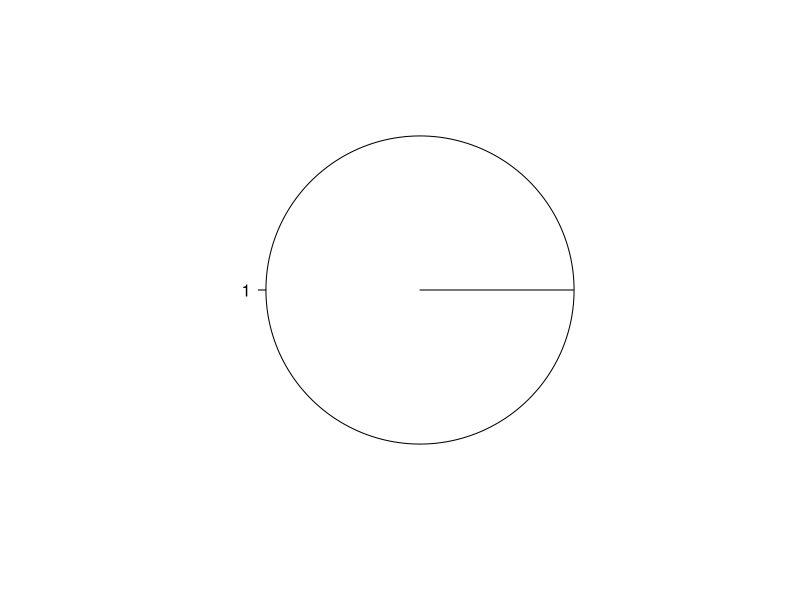

Generate this figure with R:
# ==================================================
# 🧮 Simple Arithmetic Operations
# ==================================================

1 + 1  # Addition of two numbers
2 + 2  # Addition of two numbers

# ==================================================
# 🔢 Operator Precedence (BODMAS Rule)
# ==================================================

2 + 3 * 10 / 2  
# Multiplication (*) and Division (/) are evaluated before Addition (+)
# Equivalent to: 2 + (3 * 10) / 2 = 2 + 30 / 2 = 2 + 15 = 17

# ==================================================
# 🔢 Exponentiation (Power)
# ==================================================

3^2  # 3 raised to the power of 2 (3² = 9)

# ==================================================
# 🏗️ Built-in Mathematical Functions
# ==================================================

sqrt(10)  # Computes the square root of 10
pi        # Returns the mathematical constant π (3.141592653...)

# ==================================================
# ❌ Incorrect Function Usage
# ==================================================

pie(3)  
# ⚠️ 'pie()' is a function used to create pie charts, not for π (pi)

# ==================================================
# 🔢 Variable Declaration and Arithmetic
# ==================================================

x <- 10   # Assigns value 10 to variable x
y <- 15   # Assigns value 15 to variable y
z <- 20   # Assigns value 20 to variable z

x * y * z  # Multiplies x, y, and z

# ==================================================
# 🔢 Built-in Mathematical Functions
# ==================================================

abs(-100.05)  # Absolute value (converts negative to positive)
sqrt(100)     # Computes the square root of 100 (result: 10)
ceiling(pi)   # Rounds π upwards to the nearest integer (result: 4)
floor(pi)     # Rounds π downwards to the nearest integer (result: 3)

# ==================================================
# 🔠 String Functions
# ==================================================

name <- "Basharul - Alam - Mazu"  # String variable

tolower(name)  # Converts all characters in the string to lowercase
toupper(name)  # Converts all characters in the string to uppercase
nchar(name)    # Counts the number of characters in the string (including spaces)

# Splitting the string by " - "
strsplit(name, split = " - ")  

# ==================================================
# 📊 Statistical Functions
# ==================================================

data <- c(100, 20, 50, 10, 20, 20)  # Numeric dataset

min_value <- min(data)     # Finds the minimum value in the dataset
max_value <- max(data)     # Finds the maximum value in the dataset
sum_value <- sum(data)     # Computes the sum of all elements in the dataset
mean_value <- mean(data)   # Computes the mean (average) of the dataset
mode_value <- mode(data)   # Returns the mode (data type) of the dataset
range_value <- range(data) # Returns a vector with min and max values
sd_value <- sd(data)       # Computes the standard deviation of the dataset

# Finding the mode manually (most frequently occurring value)
find_value <- as.numeric(names(sort(table(data), decreasing = TRUE)[1]))

# Printing the statistical results
print(paste("Min:", min_value))                  # Prints the minimum value
print(paste("Max:", max_value))                  # Prints the maximum value
print(paste("Sum: ", sum_value))                 # Prints the sum of values
print(paste("Mean: ", mean_value))               # Prints the mean value
print(paste("Mode (data type): ", mode_value))   # Prints the mode (data type)
print(paste("Range:", diff(range_value)))        # Prints the range difference
print(paste("Most Frequent Value: ", find_value))# Prints the most frequent value
print(paste("Standard Deviation: ", sd_value))   # Prints the standard deviation
print(paste("Range: ", range_value))             # Prints the range (min and max values)

# ==================================================
# 🔠 String Concatenation
# ==================================================

nickname <- "Mazu"  # Defining a nickname

paste(name, nickname)  # Concatenates 'name' and 'nickname' with a space
cat(name)  # Outputs the value of 'name' without quotes
